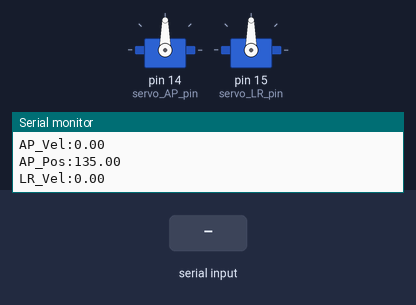
A sketch run on a simulated Arduino Uno, built with avr-gcc and run on an emulated ATmega328P. On the bench: 2 × servo, the last lines printed to the serial monitor. The test bench sets the inputs (shaded band).

Above: at 4.2 s.
4.3 s: "A90\n" received over Serial
At 4.55 s:
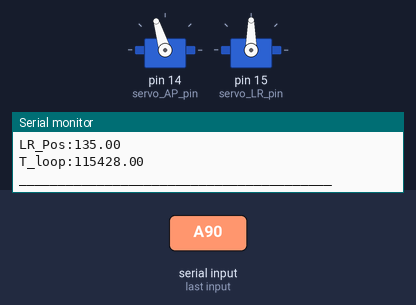
At 5.6 s:
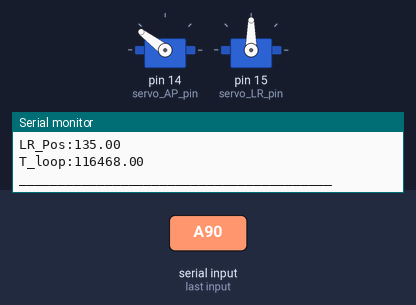
7.3 s: "R90\n" received over Serial
At 8.6 s:
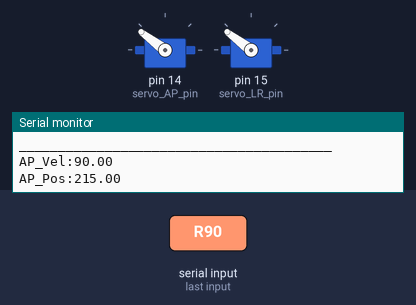
Timing chart, 0 to 10.3 s (numbered marks = the images above; inputs shaded):
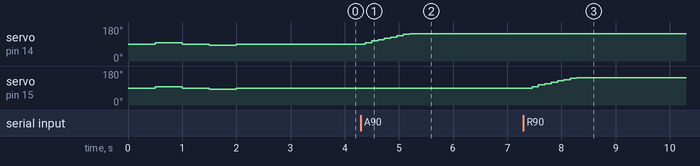

Measured:
- after the input at 4.3 s, servo on pin 14 (servo_AP_pin): moves from 90° to 143° over 0.82 s, starting after 0.08 s
- after the input at 7.3 s, servo on pin 15 (servo_LR_pin): moves from 90° to 143° over 0.82 s, starting after 0.16 s

The sketch:

TEENSY_INTERFACE.ino
```cpp
/*
TEENSY INTERFACE SCRIPT - Michael Feldkamp, ME 8284, Originally written December 2024
GITHUB: https://github.com/noesantib1999/ICE_ICE
Purpose: This script directly controls the velocities of each servo for use in controlling ICE catheter manipulation. It is capable of receiving velocity commands over serial interface at 9600 baud.
         The script can be run in an emulation mode to simulate a series of potential velocity commands to each servo.
Implementation: Servos are initially moved to "servo_center_pos" defaulting at 135 degrees and run through a short series of positional commands to ensure proper working condition.
                Script will then accept serial inputs to control servo VELOCITY via the following format:
                "Axx" will set the Anterior-Posterior (AP) servo to rotate at the float value xx in degrees/sec.
                "Ryy" will set the Left-Right (LR) servo to rotate at the float value xx in degrees/sec.
                Should accept only one input at a time. Any other input formats will be ignored.
Instructions:
  Setup:   Verify system definitions for servo positional travel limit and center position (*refer to "SERVO_CALIBRATION" to verify these limits).
  General: Ensure that servos are connected to power and their respective pins. Connect the Teensy to a computer establishing a USB connection.

*/


#include <Servo.h>

// Pin definitions:
#define servo_AP_pin 14
#define servo_LR_pin 15

// System definitions:
#define servo_pos_limit 80 // Maximum amount servo should turn in a given direction in degrees, max is 135
#define servo_center_pos 135 // Servo position when catheter is straight

Servo servo_AP;
Servo servo_LR;

bool emulationMode = false; // When true, will not attempt serial connection and will go through some set commands
                            // When false, will connect to serial and receive/plot commands/values
        int loopstate = 0;  // Ignore if not running emulation mode

float cmd_Vel_AP = 0; // Units of degrees per second
float cmd_Vel_LR = 0;

float cmd_Pos_AP = servo_center_pos; // Units of degrees. Set to center_pos so the code starts it here.
float cmd_Pos_LR = servo_center_pos;

unsigned long t0 = micros();
unsigned long t_loop = 0;
unsigned long t_total = 0;
unsigned long t_cycle_0 = 0;

float setServoPos(Servo &servoObj,float cmdPos){
  //cmdPos is in degrees. This needs to be constrained and then remapped to microseconds
  float cmdPos_constrained = constrain(cmdPos,servo_center_pos-servo_pos_limit,servo_center_pos+servo_pos_limit); //Constrains the command degrees to center +- limit
  int cmdPos_micros = map(cmdPos_constrained,0, 270, 500, 2500); // The servo operates between 0 and 270 degrees for 500-2500 microseconds
  servoObj.writeMicroseconds(cmdPos_micros); // Using microseconds instead of regular servo.write() due to servo functionality;
  return cmdPos_constrained; // Rewrite the command position to the constrained position.
}

void handleSerialOutput(float cmd_Vel_AP, float cmd_Pos_AP, float cmd_Vel_LR, float cmd_Pos_LR, float t_loop)
{
  Serial.print("AP_Vel:"); Serial.print(cmd_Vel_AP); Serial.print("\n");
  Serial.print("AP_Pos:"); Serial.print(cmd_Pos_AP); Serial.print("\n");
  Serial.print("LR_Vel:"); Serial.print(cmd_Vel_LR); Serial.print("\n");
  Serial.print("LR_Pos:"); Serial.print(cmd_Pos_LR); Serial.print("\n");
  Serial.print("T_loop:"); Serial.print(t_loop); Serial.print("\n");
  Serial.println("________________________________________");
}

void handleSerialInput(float* cmd_Vel_AP, float* cmd_Vel_LR){
  while ( Serial.available() ){
    int inByte = Serial.read();
    switch (inByte) {
      case 'A':
        *cmd_Vel_AP = Serial.parseFloat();
        Serial.print("AP set to "); Serial.print(*cmd_Vel_AP); Serial.print("\n");
        break;
      case 'R':
        *cmd_Vel_LR = Serial.parseFloat();
        Serial.print("LR set to "); Serial.print(*cmd_Vel_LR); Serial.print("\n");
        break;
      default:
        Serial.println("ERROR: Failed to parse input");

    }
  }
}

void setup() {
  servo_AP.attach(servo_AP_pin,500,2500);
  servo_LR.attach(servo_LR_pin,500,2500);

  if (!emulationMode){
    Serial.begin(9600);
    Serial.println("Serial connected, running simple servo commands...");
    delay(500);
  }

  //Run servos through small commands to ensure hardware is connected and working.
  float temp_Pos_AP; //
  float temp_Pos_LR;

  temp_Pos_AP = setServoPos(servo_AP, servo_center_pos+10);
  temp_Pos_LR = setServoPos(servo_LR, servo_center_pos+10);
  //  if (!emulationMode) handleSerialOutput(0, temp_Pos_AP, 0, temp_Pos_LR, 0);
  delay(500);
  temp_Pos_AP = setServoPos(servo_AP, servo_center_pos);
  temp_Pos_LR = setServoPos(servo_LR, servo_center_pos);
  //  if (!emulationMode) handleSerialOutput(0, temp_Pos_AP, 0, temp_Pos_LR, 0);
  delay(500);
  temp_Pos_AP = setServoPos(servo_AP, servo_center_pos-10);
  temp_Pos_LR = setServoPos(servo_LR, servo_center_pos-10);
  //  if (!emulationMode) handleSerialOutput(0, temp_Pos_AP, 0, temp_Pos_LR, 0);
  delay(500);
  temp_Pos_AP = setServoPos(servo_AP, servo_center_pos);
  temp_Pos_LR = setServoPos(servo_LR, servo_center_pos);
  //  if (!emulationMode) handleSerialOutput(0, temp_Pos_AP, 0, temp_Pos_LR, 0);
  delay(500);

  if (!emulationMode){
  Serial.begin(9600);
  Serial.println("Listening to serial input\n");
  Serial.clear();
  delay(500);
  }

}


void loop() {
  t0 = micros();

  if (!emulationMode)
  {
     handleSerialInput(&cmd_Vel_AP, &cmd_Vel_LR);
  } else {
    t_total = micros()-t_cycle_0;
    if (t_total>=3000000) { // Cycle switches every 3 seconds
      t_cycle_0 = micros();
      loopstate = (loopstate+1)%4; // there are 4 cycle states
      // Serial.println(loopstate);
    }

    switch (loopstate) {
      case 0:
        cmd_Vel_AP = 10;
        cmd_Vel_LR = 10;
        break;
      case 1:
        cmd_Vel_AP = 20;
        cmd_Vel_LR = 20;
        break;
      case 2:
        cmd_Vel_AP = -10;
        cmd_Vel_LR = -10;
        break;
      case 3:
        cmd_Vel_AP = -20;
        cmd_Vel_LR = -20;
        break;
    }
    // low speed for 3 seconds, higher speed for 3 seconds, then switch and do the same in reverse
  }

  delay(10); // Very important - The main loop runs very fast (several us), so this slows it down to a reasonable refresh rate.

  // This block adds a step to the command position dictated by the command velocity
  float cmd_step_AP = cmd_Vel_AP*t_loop/1000000; //dx = dx/dt * dt
  float cmd_step_LR = cmd_Vel_LR*t_loop/1000000;

  cmd_Pos_AP = cmd_Pos_AP+cmd_step_AP;
  cmd_Pos_LR = cmd_Pos_LR+cmd_step_LR;

  cmd_Pos_AP = setServoPos(servo_AP, cmd_Pos_AP); // If the resulting command position fell outside the range, it will be rewritten here. Otherwise it's identical.
  cmd_Pos_LR = setServoPos(servo_LR, cmd_Pos_LR);

  if (!emulationMode) handleSerialOutput(cmd_Vel_AP, cmd_Pos_AP, cmd_Vel_LR, cmd_Pos_LR, t_loop); // Comment this out to not get bombarded with numbers

  t_loop = micros()-t0;
}
```
